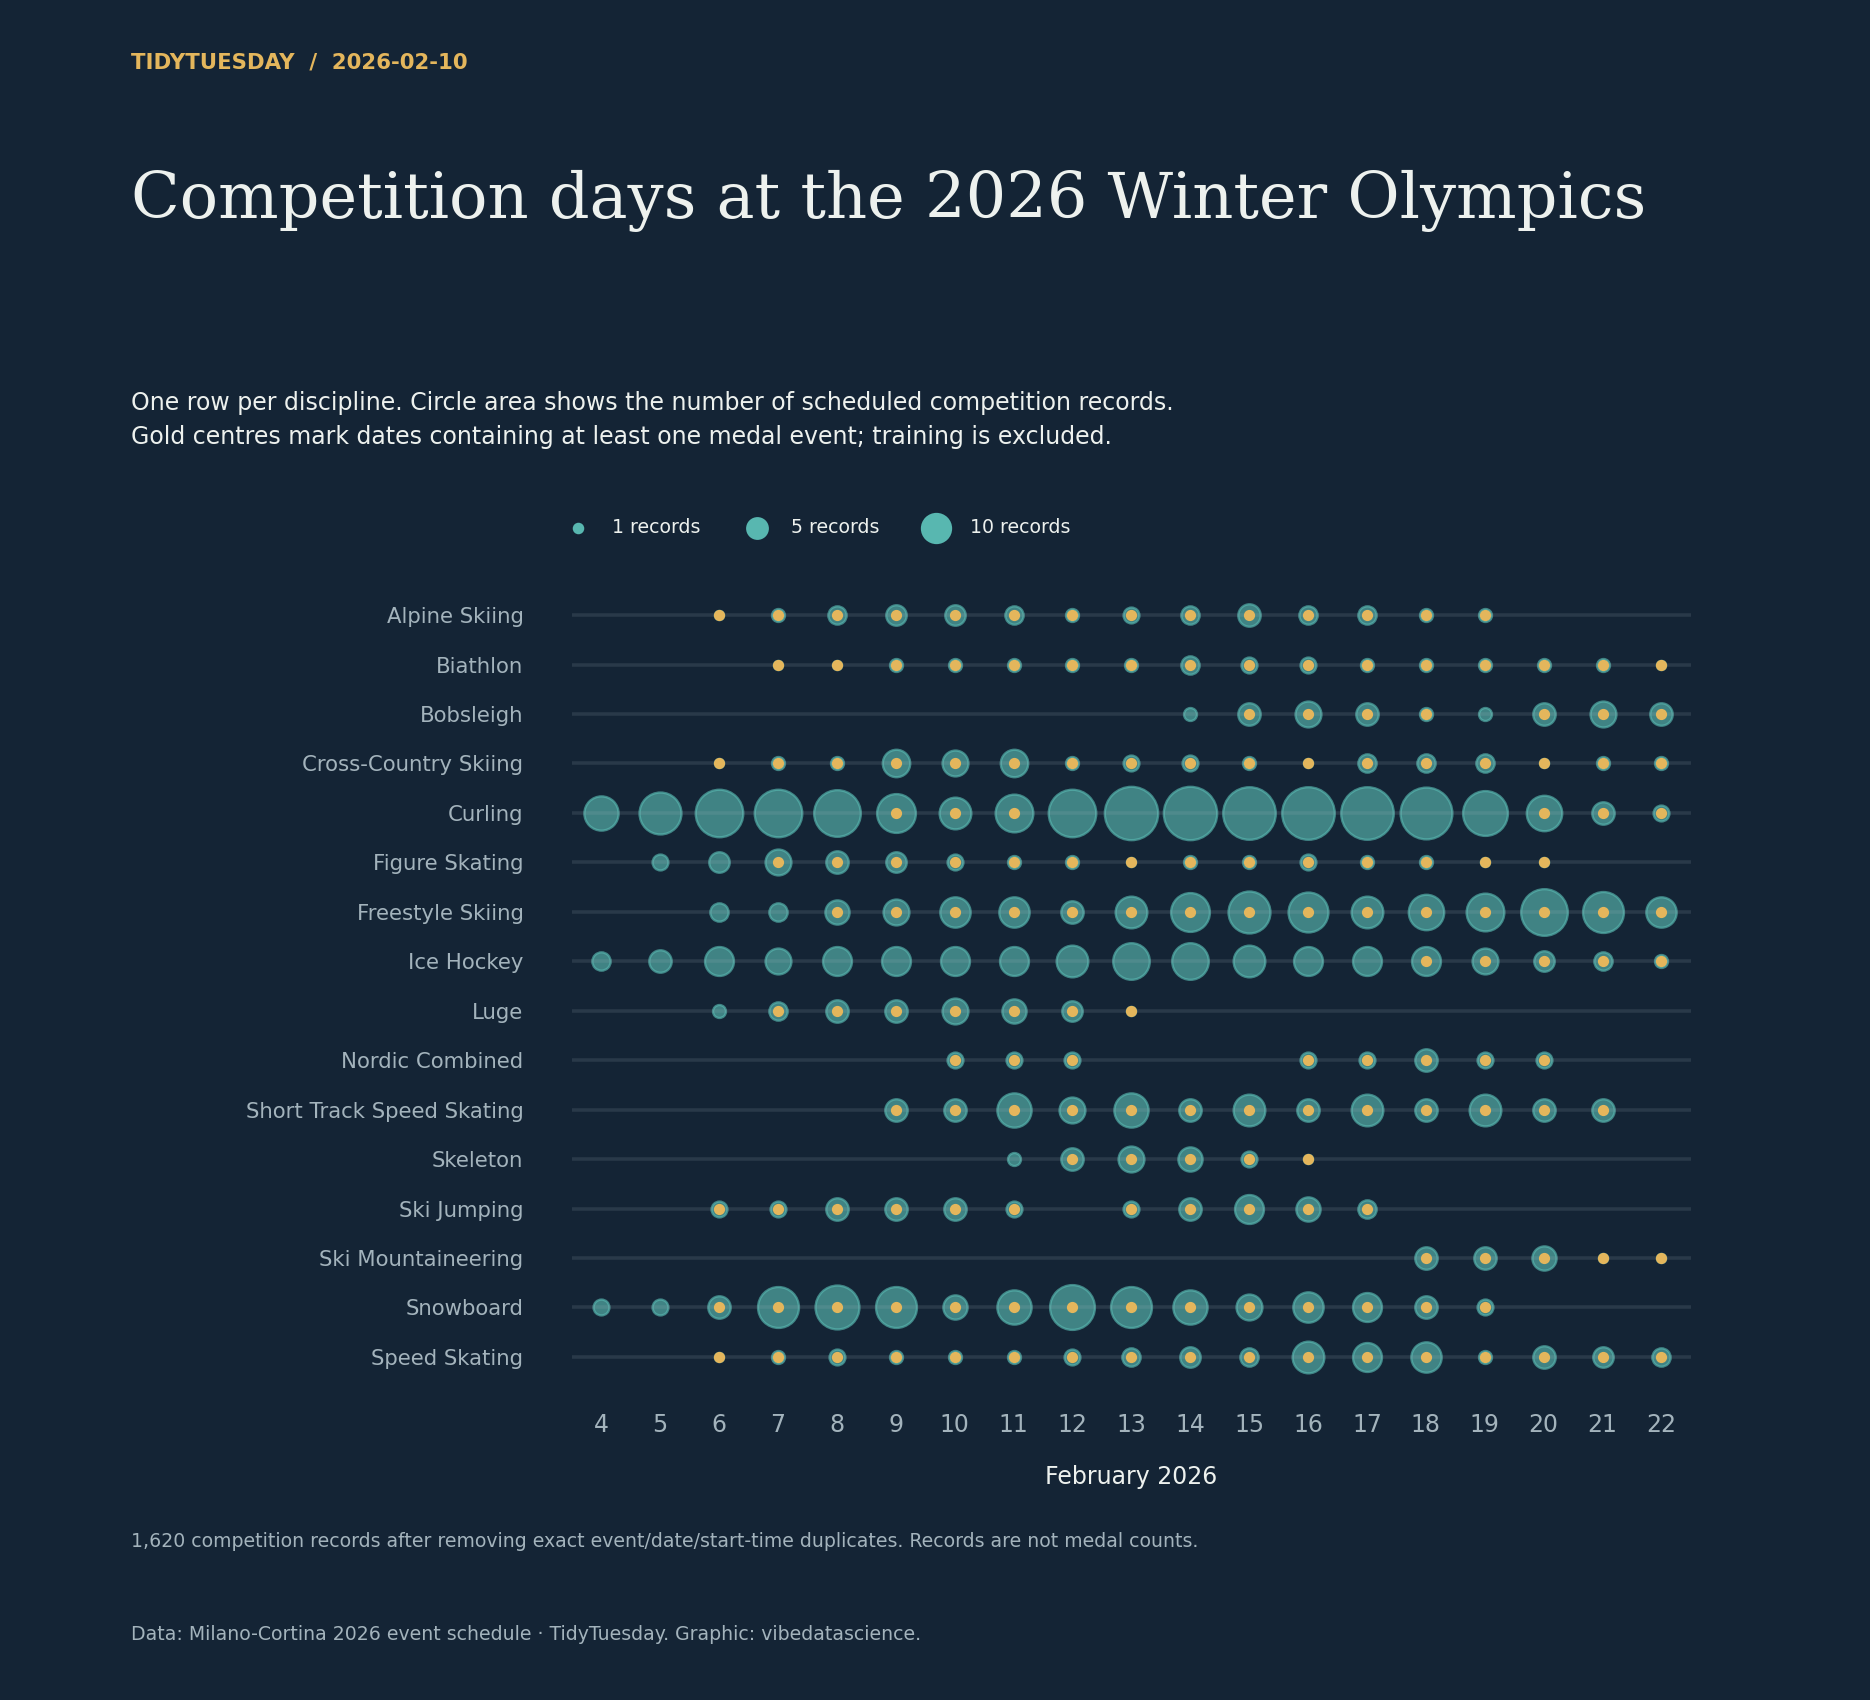

This figure's Python source:
"""TidyTuesday 2026-02-10: Competition days at the 2026 Winter Olympics. Reproduce the chart from the bundled source data."""
from pathlib import Path
import textwrap
import re
from collections import Counter
import numpy as np
import pandas as pd
import matplotlib
matplotlib.use('Agg')
import matplotlib.pyplot as plt
import matplotlib.dates as mdates
from matplotlib.ticker import FuncFormatter, MaxNLocator
from matplotlib.colors import LinearSegmentedColormap, Normalize
from matplotlib.patches import Patch

HERE = Path(__file__).resolve().parent
PAPER, INK, MUTED, ACCENT, SECOND = ('#142435', '#edf1ee', '#a3b3bc', '#e4b65c', '#58b7b0')
plt.rcParams.update({'font.family':'DejaVu Sans', 'font.size':10, 'text.color':INK,
 'axes.labelcolor':INK, 'xtick.color':MUTED, 'ytick.color':MUTED,
 'axes.edgecolor':MUTED, 'savefig.facecolor':PAPER})

def read(name):
    data = pd.read_csv(HERE / 'data' / (name + '.csv.gz'), low_memory=False)
    assert len(data), 'Empty source data'
    return data

def figure(subtitle, height=9):
    fig = plt.figure(figsize=(11,height), facecolor=PAPER)
    fig.text(.07,.96,'TIDYTUESDAY  /  2026-02-10',fontsize=9,color=ACCENT,weight='bold')
    fig.text(.07,.90,textwrap.fill('Competition days at the 2026 Winter Olympics',48),fontsize=27,fontfamily='DejaVu Serif',va='top',linespacing=1.14)
    fig.text(.07,.77,subtitle,fontsize=10,va='top',linespacing=1.55)
    fig.text(.07,.035,textwrap.fill('Data: Milano-Cortina 2026 event schedule · TidyTuesday. Graphic: vibedatascience.',110),fontsize=8,color=MUTED,linespacing=1.5)
    return fig

def axis(fig, rect=(.24,.18,.69,.49), grid='x'):
    ax=fig.add_axes(rect,facecolor=PAPER)
    for spine in ax.spines.values():spine.set_visible(False)
    ax.tick_params(length=0,pad=8)
    if grid:ax.grid(axis=grid,color=MUTED,alpha=.16,linewidth=.7)
    ax.set_axisbelow(True)
    return ax

def save(fig):
    fig.savefig(HERE / '20260210.png',dpi=170)
    plt.close(fig)
    print('2026-02-10: saved 20260210.png')

df=read('schedule');d=df.loc[~df.is_training].drop_duplicates(['event_code','date','start_datetime_local'])
d['date']=pd.to_datetime(d.date);days=pd.date_range(d.date.min(),d.date.max());sports=sorted(d.discipline_name.unique())
counts=d.groupby(['discipline_name','date']).size();medals=d.loc[d.is_medal_event].groupby(['discipline_name','date']).size()
fig=figure('One row per discipline. Circle area shows the number of scheduled competition records.\nGold centres mark dates containing at least one medal event; training is excluded.',10)
ax=axis(fig,(.29,.18,.63,.48),None)
for y,sport in enumerate(sports):
 ax.hlines(y,-.5,len(days)-.5,color=MUTED,alpha=.15)
 for x,date in enumerate(days):
  n=counts.get((sport,date),0)
  if n:ax.scatter(x,y,s=15*n,color=SECOND,alpha=.65)
  if medals.get((sport,date),0):ax.scatter(x,y,s=14,color=ACCENT,zorder=4)
ax.set_yticks(range(len(sports)),sports,fontsize=9);ax.invert_yaxis();ax.set_xticks(range(len(days)),[str(x.day) for x in days]);ax.set_xlabel('February 2026',labelpad=12);ax.set_xlim(-1,len(days))
for i,n in enumerate([1,5,10]):ax.scatter([],[],s=15*n,color=SECOND,label=f'{n} records')
ax.legend(loc='lower left',bbox_to_anchor=(0,1.03),ncol=3,frameon=False,fontsize=8)
fig.text(.07,.09,f'{len(d):,} competition records after removing exact event/date/start-time duplicates. Records are not medal counts.',fontsize=8,color=MUTED)
save(fig)
